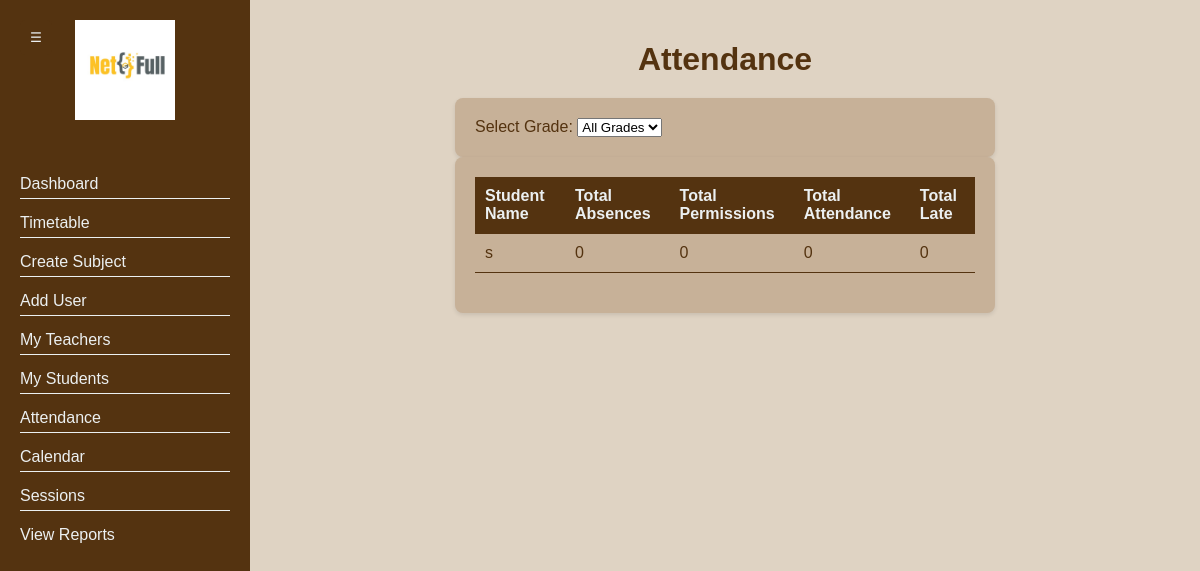
Screenshot of /attendance (signed in) with the database file from the repository.
### main.py (models this page shows)
    class Students(UserMixin, db.Model):
        id = db.Column(db.Integer, primary_key=True)
        name = db.Column(db.String(100))
        email = db.Column(db.String(100))
        grade = db.Column(db.String(100))
        Class = db.Column(db.String(100))
        parent_email = db.Column(db.String(1000))
        user_id = db.Column(db.Integer, db.ForeignKey('users.id'))
        attendances = db.relationship('Attendance', backref='student_record', lazy=True)

### main.py (the view, shortened to what this page needs)
@app.route('/attendance', methods=['GET', 'POST'])
@login_required
def attendance():
    attendance_dict = {}
    students = []
    selected_grade = request.args.get('grade', type=int)
    if current_user.role == "teacher":
        teacher_subjects = Subjects.query.filter_by(teacher_email=current_user.email).all()
        teacher_subject_ids = [subject.id for subject in teacher_subjects]
        students = Students.query.filter(Students.grade.in_([subject.grade for subject in teacher_subjects]),
                                         Students.Class.in_([subject.Class for subject in teacher_subjects])).all()
    elif current_user.role == "admin":
        grades = list(range(1, 13))  # Grades 1 to 12
        if selected_grade:
            students = Students.query.filter_by(grade=selected_grade).all()
        else:
            students = Students.query.all()
    start_of_year = date(date.today().year, 1, 1)
    absences_count = {}
    permissions_count = {}
    total_attendance_count = {}
    total_late_count = {}
    for student in students:
        absences_count[student.id] = Attendance.query.filter_by(student_id=student.id, absent=True)\
                                                       .filter(Attendance.date >= start_of_year).count()
        permissions_count[student.id] = Attendance.query.filter_by(student_id=student.id, permission=True)\
                                                         .filter(Attendance.date >= start_of_year).count()
        total_attendance_count[student.id] = Attendance.query.filter_by(student_id=student.id, attended=True)\
                                                             .filter(Attendance.date >= start_of_year).count()
        total_late_count[student.id] = Attendance.query.filter_by(student_id=student.id, late=True)\
                                                        .filter(Attendance.date >= start_of_year).count()
    absents_count = Attendance.query.filter(Attendance.date >= start_of_year, Attendance.absent == True).count()
    permissions_count_total = Attendance.query.filter_by(date=date.today(), permission=True).count()
    return render_template('admin_attendance.html', students=students, absences_count=absences_count, permissions_count=permissions_count, total_attendance_count=total_attendance_count, total_late_count=total_late_count, permissions_count_total=permissions_count_total, selected_date=date.today(), grades=list(range(1, 13)), selected_grade=selected_grade)

### main.py (called while the page is built)
@login_manager.user_loader
def load_user(user_id):
    user = Users.query.get(int(user_id))
    return user

@app.context_processor
def utility_processor():
    return dict(enumerate=enumerate)

### templates/admin_attendance.html (shortened to what this page needs)
<!DOCTYPE html>
<html lang="en">
<head>
</head>
<body>
{% extends "admin_base.html" %}
{% block content %}
    <h1 class="h1">Attendance</h1>
    <form class="filter-form" method="GET" action="{{ url_for('attendance') }}">
        <label for="grade">Select Grade:</label>
        <select id="grade" name="grade" onchange="this.form.submit()">
            <option value="">All Grades</option>
        </select>
    </form>
    <form class="attendance-form" method="POST" enctype="multipart/form-data">
        <table>
            <thead>
                <tr>
                    <th>Student Name</th>
                    <th>Total Absences</th>
                    <th>Total Permissions</th>
                    <th>Total Attendance</th>
                    <th>Total Late</th>
                </tr>
            </thead>
            <tbody>
                {% for student in students %}
                <tr>
                    <td>{{ student.name }}</td>
                    <td>{{ absences_count[student.id] if student.id in absences_count else 0 }}</td>
                    <td>{{ permissions_count[student.id] if student.id in permissions_count else 0 }}</td>
                    <td>{{ total_attendance_count[student.id] if student.id in total_attendance_count else 0 }}</td>
                    <td>{{ total_late_count[student.id] if student.id in total_late_count else 0 }}</td>
                </tr>
                {% endfor %}
            </tbody>
        </table>
    </form>
{% endblock %}

### templates/admin_attendance.html (style rules this page uses)
h1 { color: #543310; margin-bottom: 20px; text-align: center; }
.attendance-form, .summary-result, .filter-form { background-color: #C7B198; padding: 20px; border-radius: 8px; box-shadow: 0 2px 4px rgba(0, 0, 0, 0.1); color: #543310; width: 80%; max-width: 500px; margin-bottom: 20px; margin: auto; }
table { width: 100%; border-collapse: collapse; margin-bottom: 20px; }
th, td { padding: 10px; text-align: left; border-bottom: 1px solid #543310; }
th { background-color: #543310; color: #ecf0f1; }

### templates/admin_base.html (style rules this page uses)
body { background: #DFD3C3; font-family: Arial, sans-serif; margin: 0; padding: 0; display: flex; height: 100vh; overflow-x: hidden; }

### rows the page displays
Students: name "s", absences_count "0", permissions_count "0", total_attendance_count "0", total_late_count "0"
